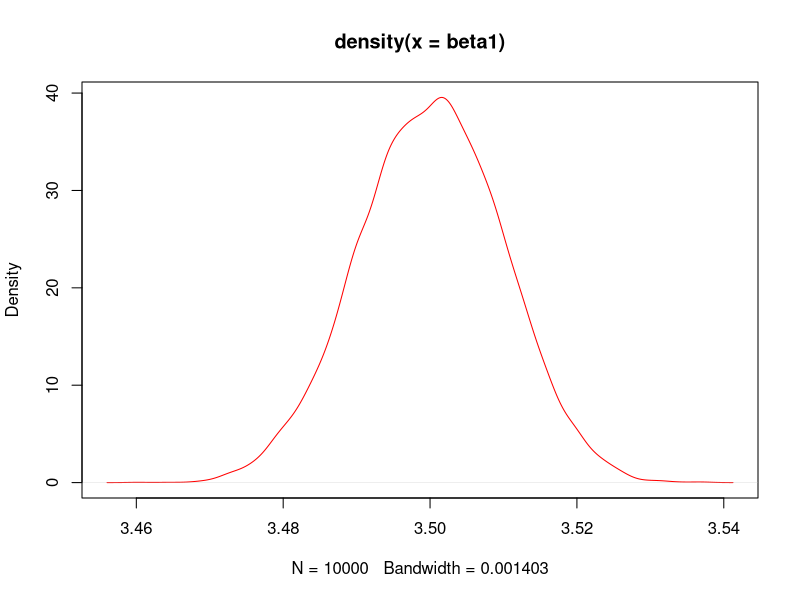

Generate this figure with R:
## ---- chunk 1
##solucion
x=rnorm(10000, 250000, 50000) 
beta1=rnorm(10000,3.5,0.01)
beta0=runif(10000,1500,1600)
plot(density(beta1), col="Red")
y=beta0+beta1*x 
datos=data.frame(x,y)

set.seed(1) ##semilla
datos1= datos[sample(nrow(datos),10),]
datos2= datos[sample(nrow(datos),2000),]
datos3= datos[sample(nrow(datos),6000),]

reg1=lm(y~x, data=datos1)
reg2=lm(y~x, data=datos2)
reg3=lm(y~x, data=datos3)

reg1=as.vector(reg1$coefficients)
reg2=as.vector(reg2$coefficients)
reg3=as.vector(reg3$coefficients)

reg1[2]
reg2[2]
reg3[2]

